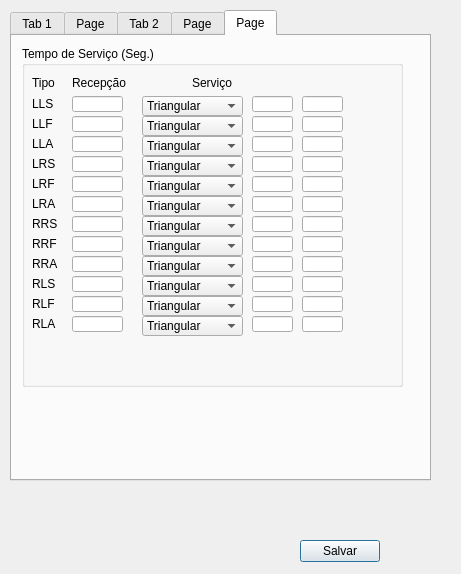
<?xml version="1.0" encoding="UTF-8"?>
<ui version="4.0">
 <class>ChanceVariable</class>
 <widget class="QDialog" name="ChanceVariable">
  <property name="geometry">
   <rect>
    <x>0</x>
    <y>0</y>
    <width>461</width>
    <height>574</height>
   </rect>
  </property>
  <property name="windowTitle">
   <string>Dialog</string>
  </property>
  <widget class="QTabWidget" name="Configurar">
   <property name="geometry">
    <rect>
     <x>10</x>
     <y>10</y>
     <width>421</width>
     <height>471</height>
    </rect>
   </property>
   <property name="toolTip">
    <string>&lt;html&gt;&lt;head/&gt;&lt;body&gt;&lt;p&gt;&lt;br/&gt;&lt;/p&gt;&lt;/body&gt;&lt;/html&gt;</string>
   </property>
   <property name="currentIndex">
    <number>4</number>
   </property>
   <widget class="QWidget" name="Trafego">
    <attribute name="title">
     <string>Tab 1</string>
    </attribute>
    <widget class="QGroupBox" name="groupBox">
     <property name="geometry">
      <rect>
       <x>20</x>
       <y>10</y>
       <width>191</width>
       <height>151</height>
      </rect>
     </property>
     <property name="title">
      <string>Tráfego(%)</string>
     </property>
     <widget class="QLabel" name="label">
      <property name="geometry">
       <rect>
        <x>10</x>
        <y>30</y>
        <width>81</width>
        <height>16</height>
       </rect>
      </property>
      <property name="text">
       <string>Local/Local:</string>
      </property>
     </widget>
     <widget class="QLabel" name="label_2">
      <property name="geometry">
       <rect>
        <x>10</x>
        <y>60</y>
        <width>91</width>
        <height>16</height>
       </rect>
      </property>
      <property name="text">
       <string>Local/Remoto:</string>
      </property>
     </widget>
     <widget class="QLabel" name="label_3">
      <property name="geometry">
       <rect>
        <x>10</x>
        <y>90</y>
        <width>111</width>
        <height>16</height>
       </rect>
      </property>
      <property name="text">
       <string>Remoto/Remoto:</string>
      </property>
     </widget>
     <widget class="QLabel" name="label_4">
      <property name="geometry">
       <rect>
        <x>10</x>
        <y>120</y>
        <width>101</width>
        <height>16</height>
       </rect>
      </property>
      <property name="text">
       <string>Remoto/Local:</string>
      </property>
     </widget>
     <widget class="QLineEdit" name="trafegoLL">
      <property name="geometry">
       <rect>
        <x>120</x>
        <y>30</y>
        <width>41</width>
        <height>20</height>
       </rect>
      </property>
     </widget>
     <widget class="QLineEdit" name="trafegoLR">
      <property name="geometry">
       <rect>
        <x>120</x>
        <y>60</y>
        <width>41</width>
        <height>20</height>
       </rect>
      </property>
     </widget>
     <widget class="QLineEdit" name="trafegoRL">
      <property name="geometry">
       <rect>
        <x>120</x>
        <y>120</y>
        <width>41</width>
        <height>20</height>
       </rect>
      </property>
     </widget>
     <widget class="QLineEdit" name="trafegoRR">
      <property name="geometry">
       <rect>
        <x>120</x>
        <y>90</y>
        <width>41</width>
        <height>20</height>
       </rect>
      </property>
     </widget>
    </widget>
   </widget>
   <widget class="QWidget" name="Taxas">
    <attribute name="title">
     <string>Page</string>
    </attribute>
    <widget class="QGroupBox" name="groupBox_2">
     <property name="geometry">
      <rect>
       <x>10</x>
       <y>10</y>
       <width>341</width>
       <height>211</height>
      </rect>
     </property>
     <property name="title">
      <string>Taxas (%)</string>
     </property>
     <widget class="QLabel" name="label_5">
      <property name="geometry">
       <rect>
        <x>10</x>
        <y>60</y>
        <width>81</width>
        <height>16</height>
       </rect>
      </property>
      <property name="text">
       <string>Local/Local:</string>
      </property>
     </widget>
     <widget class="QLabel" name="label_6">
      <property name="geometry">
       <rect>
        <x>10</x>
        <y>90</y>
        <width>91</width>
        <height>16</height>
       </rect>
      </property>
      <property name="text">
       <string>Local/Remoto:</string>
      </property>
     </widget>
     <widget class="QLabel" name="label_7">
      <property name="geometry">
       <rect>
        <x>10</x>
        <y>120</y>
        <width>111</width>
        <height>16</height>
       </rect>
      </property>
      <property name="text">
       <string>Remoto/Remoto:</string>
      </property>
     </widget>
     <widget class="QLabel" name="label_8">
      <property name="geometry">
       <rect>
        <x>10</x>
        <y>150</y>
        <width>101</width>
        <height>16</height>
       </rect>
      </property>
      <property name="text">
       <string>Remoto/Local:</string>
      </property>
     </widget>
     <widget class="QLineEdit" name="taxaRLS">
      <property name="geometry">
       <rect>
        <x>120</x>
        <y>140</y>
        <width>41</width>
        <height>20</height>
       </rect>
      </property>
     </widget>
     <widget class="QLineEdit" name="taxaRRS">
      <property name="geometry">
       <rect>
        <x>120</x>
        <y>110</y>
        <width>41</width>
        <height>20</height>
       </rect>
      </property>
     </widget>
     <widget class="QLineEdit" name="taxaLRS">
      <property name="geometry">
       <rect>
        <x>120</x>
        <y>80</y>
        <width>41</width>
        <height>20</height>
       </rect>
      </property>
     </widget>
     <widget class="QLabel" name="label_9">
      <property name="geometry">
       <rect>
        <x>120</x>
        <y>30</y>
        <width>59</width>
        <height>14</height>
       </rect>
      </property>
      <property name="text">
       <string>Sucesso</string>
      </property>
     </widget>
     <widget class="QLabel" name="label_10">
      <property name="geometry">
       <rect>
        <x>180</x>
        <y>30</y>
        <width>59</width>
        <height>14</height>
       </rect>
      </property>
      <property name="text">
       <string>Fracasso</string>
      </property>
     </widget>
     <widget class="QLabel" name="label_11">
      <property name="geometry">
       <rect>
        <x>240</x>
        <y>30</y>
        <width>71</width>
        <height>16</height>
       </rect>
      </property>
      <property name="text">
       <string>Adiamento</string>
      </property>
     </widget>
     <widget class="QLineEdit" name="taxaLLS">
      <property name="geometry">
       <rect>
        <x>120</x>
        <y>50</y>
        <width>41</width>
        <height>20</height>
       </rect>
      </property>
     </widget>
     <widget class="QLineEdit" name="taxaRRF">
      <property name="geometry">
       <rect>
        <x>180</x>
        <y>110</y>
        <width>41</width>
        <height>20</height>
       </rect>
      </property>
     </widget>
     <widget class="QLineEdit" name="taxaLRF">
      <property name="geometry">
       <rect>
        <x>180</x>
        <y>80</y>
        <width>41</width>
        <height>20</height>
       </rect>
      </property>
     </widget>
     <widget class="QLineEdit" name="taxaLLF">
      <property name="geometry">
       <rect>
        <x>180</x>
        <y>50</y>
        <width>41</width>
        <height>20</height>
       </rect>
      </property>
     </widget>
     <widget class="QLineEdit" name="taxaRLF">
      <property name="geometry">
       <rect>
        <x>180</x>
        <y>140</y>
        <width>41</width>
        <height>20</height>
       </rect>
      </property>
     </widget>
     <widget class="QLineEdit" name="taxaLLA">
      <property name="geometry">
       <rect>
        <x>240</x>
        <y>50</y>
        <width>41</width>
        <height>20</height>
       </rect>
      </property>
     </widget>
     <widget class="QLineEdit" name="taxaLRA">
      <property name="geometry">
       <rect>
        <x>240</x>
        <y>80</y>
        <width>41</width>
        <height>20</height>
       </rect>
      </property>
     </widget>
     <widget class="QLineEdit" name="taxaRRA">
      <property name="geometry">
       <rect>
        <x>240</x>
        <y>110</y>
        <width>41</width>
        <height>20</height>
       </rect>
      </property>
     </widget>
     <widget class="QLineEdit" name="taxaRLA">
      <property name="geometry">
       <rect>
        <x>240</x>
        <y>140</y>
        <width>41</width>
        <height>20</height>
       </rect>
      </property>
     </widget>
    </widget>
   </widget>
   <widget class="QWidget" name="tab_2">
    <attribute name="title">
     <string>Tab 2</string>
    </attribute>
    <widget class="QGroupBox" name="groupBox_3">
     <property name="geometry">
      <rect>
       <x>10</x>
       <y>10</y>
       <width>331</width>
       <height>101</height>
      </rect>
     </property>
     <property name="title">
      <string>Centro de Serviço</string>
     </property>
     <widget class="QLabel" name="label_12">
      <property name="geometry">
       <rect>
        <x>10</x>
        <y>30</y>
        <width>81</width>
        <height>16</height>
       </rect>
      </property>
      <property name="text">
       <string>Centro 1 :</string>
      </property>
     </widget>
     <widget class="QLabel" name="label_13">
      <property name="geometry">
       <rect>
        <x>10</x>
        <y>60</y>
        <width>91</width>
        <height>16</height>
       </rect>
      </property>
      <property name="text">
       <string>Centro 2:</string>
      </property>
     </widget>
     <widget class="QLineEdit" name="centro1">
      <property name="geometry">
       <rect>
        <x>120</x>
        <y>30</y>
        <width>91</width>
        <height>20</height>
       </rect>
      </property>
     </widget>
     <widget class="QLineEdit" name="centro2">
      <property name="geometry">
       <rect>
        <x>120</x>
        <y>60</y>
        <width>91</width>
        <height>20</height>
       </rect>
      </property>
     </widget>
    </widget>
   </widget>
   <widget class="QWidget" name="tab_4">
    <attribute name="title">
     <string>Page</string>
    </attribute>
    <widget class="QGroupBox" name="groupBox_4">
     <property name="geometry">
      <rect>
       <x>10</x>
       <y>10</y>
       <width>331</width>
       <height>101</height>
      </rect>
     </property>
     <property name="title">
      <string>Tempo entre chegadas</string>
     </property>
     <widget class="QLabel" name="label_14">
      <property name="geometry">
       <rect>
        <x>10</x>
        <y>30</y>
        <width>81</width>
        <height>16</height>
       </rect>
      </property>
      <property name="text">
       <string>Local:</string>
      </property>
     </widget>
     <widget class="QLabel" name="label_15">
      <property name="geometry">
       <rect>
        <x>10</x>
        <y>60</y>
        <width>91</width>
        <height>16</height>
       </rect>
      </property>
      <property name="text">
       <string>Remoto:</string>
      </property>
     </widget>
     <widget class="QLineEdit" name="tempoLocal">
      <property name="geometry">
       <rect>
        <x>80</x>
        <y>30</y>
        <width>91</width>
        <height>20</height>
       </rect>
      </property>
     </widget>
     <widget class="QLineEdit" name="tempoRemoto">
      <property name="geometry">
       <rect>
        <x>80</x>
        <y>60</y>
        <width>91</width>
        <height>20</height>
       </rect>
      </property>
     </widget>
    </widget>
   </widget>
   <widget class="QWidget" name="tab_5">
    <attribute name="title">
     <string>Page</string>
    </attribute>
    <widget class="QGroupBox" name="groupBox_5">
     <property name="geometry">
      <rect>
       <x>10</x>
       <y>10</y>
       <width>381</width>
       <height>341</height>
      </rect>
     </property>
     <property name="title">
      <string>Tempo de Serviço (Seg.)</string>
     </property>
     <widget class="QLabel" name="label_16">
      <property name="geometry">
       <rect>
        <x>10</x>
        <y>30</y>
        <width>59</width>
        <height>14</height>
       </rect>
      </property>
      <property name="text">
       <string>Tipo</string>
      </property>
     </widget>
     <widget class="QLabel" name="label_17">
      <property name="geometry">
       <rect>
        <x>50</x>
        <y>30</y>
        <width>59</width>
        <height>14</height>
       </rect>
      </property>
      <property name="text">
       <string>Recepção</string>
      </property>
     </widget>
     <widget class="QLabel" name="label_18">
      <property name="geometry">
       <rect>
        <x>170</x>
        <y>30</y>
        <width>59</width>
        <height>14</height>
       </rect>
      </property>
      <property name="text">
       <string>Serviço</string>
      </property>
     </widget>
     <widget class="QLabel" name="label_19">
      <property name="geometry">
       <rect>
        <x>10</x>
        <y>50</y>
        <width>31</width>
        <height>16</height>
       </rect>
      </property>
      <property name="text">
       <string>LLS</string>
      </property>
     </widget>
     <widget class="QLabel" name="label_20">
      <property name="geometry">
       <rect>
        <x>10</x>
        <y>70</y>
        <width>31</width>
        <height>16</height>
       </rect>
      </property>
      <property name="text">
       <string>LLF</string>
      </property>
     </widget>
     <widget class="QLabel" name="label_21">
      <property name="geometry">
       <rect>
        <x>10</x>
        <y>150</y>
        <width>31</width>
        <height>16</height>
       </rect>
      </property>
      <property name="text">
       <string>LRA</string>
      </property>
     </widget>
     <widget class="QLabel" name="label_22">
      <property name="geometry">
       <rect>
        <x>10</x>
        <y>130</y>
        <width>31</width>
        <height>16</height>
       </rect>
      </property>
      <property name="text">
       <string>LRF</string>
      </property>
     </widget>
     <widget class="QLabel" name="label_23">
      <property name="geometry">
       <rect>
        <x>10</x>
        <y>110</y>
        <width>31</width>
        <height>16</height>
       </rect>
      </property>
      <property name="text">
       <string>LRS</string>
      </property>
     </widget>
     <widget class="QLabel" name="label_24">
      <property name="geometry">
       <rect>
        <x>10</x>
        <y>90</y>
        <width>31</width>
        <height>16</height>
       </rect>
      </property>
      <property name="text">
       <string>LLA</string>
      </property>
     </widget>
     <widget class="QLabel" name="label_25">
      <property name="geometry">
       <rect>
        <x>10</x>
        <y>270</y>
        <width>31</width>
        <height>16</height>
       </rect>
      </property>
      <property name="text">
       <string>RLA</string>
      </property>
     </widget>
     <widget class="QLabel" name="label_26">
      <property name="geometry">
       <rect>
        <x>10</x>
        <y>250</y>
        <width>31</width>
        <height>16</height>
       </rect>
      </property>
      <property name="text">
       <string>RLF</string>
      </property>
     </widget>
     <widget class="QLabel" name="label_27">
      <property name="geometry">
       <rect>
        <x>10</x>
        <y>230</y>
        <width>31</width>
        <height>16</height>
       </rect>
      </property>
      <property name="text">
       <string>RLS</string>
      </property>
     </widget>
     <widget class="QLabel" name="label_28">
      <property name="geometry">
       <rect>
        <x>10</x>
        <y>210</y>
        <width>31</width>
        <height>16</height>
       </rect>
      </property>
      <property name="text">
       <string>RRA</string>
      </property>
     </widget>
     <widget class="QLabel" name="label_29">
      <property name="geometry">
       <rect>
        <x>10</x>
        <y>190</y>
        <width>31</width>
        <height>16</height>
       </rect>
      </property>
      <property name="text">
       <string>RRF</string>
      </property>
     </widget>
     <widget class="QLabel" name="label_30">
      <property name="geometry">
       <rect>
        <x>10</x>
        <y>170</y>
        <width>31</width>
        <height>16</height>
       </rect>
      </property>
      <property name="text">
       <string>RRS</string>
      </property>
     </widget>
     <widget class="QLineEdit" name="lineEdit_21">
      <property name="geometry">
       <rect>
        <x>50</x>
        <y>50</y>
        <width>51</width>
        <height>16</height>
       </rect>
      </property>
     </widget>
     <widget class="QLineEdit" name="lineEdit_22">
      <property name="geometry">
       <rect>
        <x>50</x>
        <y>190</y>
        <width>51</width>
        <height>16</height>
       </rect>
      </property>
     </widget>
     <widget class="QLineEdit" name="lineEdit_23">
      <property name="geometry">
       <rect>
        <x>50</x>
        <y>170</y>
        <width>51</width>
        <height>16</height>
       </rect>
      </property>
     </widget>
     <widget class="QLineEdit" name="lineEdit_24">
      <property name="geometry">
       <rect>
        <x>50</x>
        <y>150</y>
        <width>51</width>
        <height>16</height>
       </rect>
      </property>
     </widget>
     <widget class="QLineEdit" name="lineEdit_25">
      <property name="geometry">
       <rect>
        <x>50</x>
        <y>130</y>
        <width>51</width>
        <height>16</height>
       </rect>
      </property>
     </widget>
     <widget class="QLineEdit" name="lineEdit_26">
      <property name="geometry">
       <rect>
        <x>50</x>
        <y>110</y>
        <width>51</width>
        <height>16</height>
       </rect>
      </property>
     </widget>
     <widget class="QLineEdit" name="lineEdit_27">
      <property name="geometry">
       <rect>
        <x>50</x>
        <y>90</y>
        <width>51</width>
        <height>16</height>
       </rect>
      </property>
     </widget>
     <widget class="QLineEdit" name="lineEdit_28">
      <property name="geometry">
       <rect>
        <x>50</x>
        <y>70</y>
        <width>51</width>
        <height>16</height>
       </rect>
      </property>
     </widget>
     <widget class="QLineEdit" name="lineEdit_29">
      <property name="geometry">
       <rect>
        <x>50</x>
        <y>270</y>
        <width>51</width>
        <height>16</height>
       </rect>
      </property>
     </widget>
     <widget class="QLineEdit" name="lineEdit_30">
      <property name="geometry">
       <rect>
        <x>50</x>
        <y>250</y>
        <width>51</width>
        <height>16</height>
       </rect>
      </property>
     </widget>
     <widget class="QLineEdit" name="lineEdit_31">
      <property name="geometry">
       <rect>
        <x>50</x>
        <y>230</y>
        <width>51</width>
        <height>16</height>
       </rect>
      </property>
     </widget>
     <widget class="QLineEdit" name="lineEdit_32">
      <property name="geometry">
       <rect>
        <x>50</x>
        <y>210</y>
        <width>51</width>
        <height>16</height>
       </rect>
      </property>
     </widget>
     <widget class="QLineEdit" name="lineEdit_34">
      <property name="geometry">
       <rect>
        <x>280</x>
        <y>50</y>
        <width>41</width>
        <height>16</height>
       </rect>
      </property>
     </widget>
     <widget class="QLineEdit" name="lineEdit_35">
      <property name="geometry">
       <rect>
        <x>280</x>
        <y>70</y>
        <width>41</width>
        <height>16</height>
       </rect>
      </property>
     </widget>
     <widget class="QLineEdit" name="lineEdit_36">
      <property name="geometry">
       <rect>
        <x>230</x>
        <y>50</y>
        <width>41</width>
        <height>16</height>
       </rect>
      </property>
     </widget>
     <widget class="QLineEdit" name="lineEdit_37">
      <property name="geometry">
       <rect>
        <x>280</x>
        <y>90</y>
        <width>41</width>
        <height>16</height>
       </rect>
      </property>
     </widget>
     <widget class="QLineEdit" name="lineEdit_38">
      <property name="geometry">
       <rect>
        <x>280</x>
        <y>130</y>
        <width>41</width>
        <height>16</height>
       </rect>
      </property>
     </widget>
     <widget class="QLineEdit" name="lineEdit_39">
      <property name="geometry">
       <rect>
        <x>280</x>
        <y>110</y>
        <width>41</width>
        <height>16</height>
       </rect>
      </property>
     </widget>
     <widget class="QLineEdit" name="lineEdit_40">
      <property name="geometry">
       <rect>
        <x>230</x>
        <y>190</y>
        <width>41</width>
        <height>16</height>
       </rect>
      </property>
     </widget>
     <widget class="QLineEdit" name="lineEdit_41">
      <property name="geometry">
       <rect>
        <x>230</x>
        <y>170</y>
        <width>41</width>
        <height>16</height>
       </rect>
      </property>
     </widget>
     <widget class="QLineEdit" name="lineEdit_42">
      <property name="geometry">
       <rect>
        <x>230</x>
        <y>110</y>
        <width>41</width>
        <height>16</height>
       </rect>
      </property>
     </widget>
     <widget class="QLineEdit" name="lineEdit_43">
      <property name="geometry">
       <rect>
        <x>230</x>
        <y>70</y>
        <width>41</width>
        <height>16</height>
       </rect>
      </property>
     </widget>
     <widget class="QLineEdit" name="lineEdit_44">
      <property name="geometry">
       <rect>
        <x>230</x>
        <y>150</y>
        <width>41</width>
        <height>16</height>
       </rect>
      </property>
     </widget>
     <widget class="QLineEdit" name="lineEdit_45">
      <property name="geometry">
       <rect>
        <x>230</x>
        <y>130</y>
        <width>41</width>
        <height>16</height>
       </rect>
      </property>
     </widget>
     <widget class="QLineEdit" name="lineEdit_46">
      <property name="geometry">
       <rect>
        <x>230</x>
        <y>90</y>
        <width>41</width>
        <height>16</height>
       </rect>
      </property>
     </widget>
     <widget class="QLineEdit" name="lineEdit_47">
      <property name="geometry">
       <rect>
        <x>280</x>
        <y>150</y>
        <width>41</width>
        <height>16</height>
       </rect>
      </property>
     </widget>
     <widget class="QLineEdit" name="lineEdit_48">
      <property name="geometry">
       <rect>
        <x>280</x>
        <y>170</y>
        <width>41</width>
        <height>16</height>
       </rect>
      </property>
     </widget>
     <widget class="QLineEdit" name="lineEdit_49">
      <property name="geometry">
       <rect>
        <x>280</x>
        <y>190</y>
        <width>41</width>
        <height>16</height>
       </rect>
      </property>
     </widget>
     <widget class="QLineEdit" name="lineEdit_50">
      <property name="geometry">
       <rect>
        <x>230</x>
        <y>210</y>
        <width>41</width>
        <height>16</height>
       </rect>
      </property>
     </widget>
     <widget class="QLineEdit" name="lineEdit_51">
      <property name="geometry">
       <rect>
        <x>280</x>
        <y>210</y>
        <width>41</width>
        <height>16</height>
       </rect>
      </property>
     </widget>
     <widget class="QLineEdit" name="lineEdit_52">
      <property name="geometry">
       <rect>
        <x>280</x>
        <y>230</y>
        <width>41</width>
        <height>16</height>
       </rect>
      </property>
     </widget>
     <widget class="QLineEdit" name="lineEdit_53">
      <property name="geometry">
       <rect>
        <x>230</x>
        <y>230</y>
        <width>41</width>
        <height>16</height>
       </rect>
      </property>
     </widget>
     <widget class="QLineEdit" name="lineEdit_54">
      <property name="geometry">
       <rect>
        <x>230</x>
        <y>270</y>
        <width>41</width>
        <height>16</height>
       </rect>
      </property>
     </widget>
     <widget class="QLineEdit" name="lineEdit_55">
      <property name="geometry">
       <rect>
        <x>280</x>
        <y>270</y>
        <width>41</width>
        <height>16</height>
       </rect>
      </property>
     </widget>
     <widget class="QLineEdit" name="lineEdit_56">
      <property name="geometry">
       <rect>
        <x>230</x>
        <y>250</y>
        <width>41</width>
        <height>16</height>
       </rect>
      </property>
     </widget>
     <widget class="QLineEdit" name="lineEdit_57">
      <property name="geometry">
       <rect>
        <x>280</x>
        <y>250</y>
        <width>41</width>
        <height>16</height>
       </rect>
      </property>
     </widget>
     <widget class="QComboBox" name="comboBoxLLS">
      <property name="geometry">
       <rect>
        <x>120</x>
        <y>50</y>
        <width>101</width>
        <height>20</height>
       </rect>
      </property>
      <property name="currentText">
       <string>Triangular</string>
      </property>
      <property name="currentIndex">
       <number>0</number>
      </property>
      <item>
       <property name="text">
        <string>Triangular</string>
       </property>
      </item>
      <item>
       <property name="text">
        <string>Normal</string>
       </property>
      </item>
      <item>
       <property name="text">
        <string>Uniforme</string>
       </property>
      </item>
     </widget>
     <widget class="QComboBox" name="comboBoxLLF">
      <property name="geometry">
       <rect>
        <x>120</x>
        <y>70</y>
        <width>101</width>
        <height>20</height>
       </rect>
      </property>
      <item>
       <property name="text">
        <string>Triangular</string>
       </property>
      </item>
      <item>
       <property name="text">
        <string>Normal</string>
       </property>
      </item>
      <item>
       <property name="text">
        <string>Uniforme</string>
       </property>
      </item>
     </widget>
     <widget class="QComboBox" name="comboBoxLLA">
      <property name="geometry">
       <rect>
        <x>120</x>
        <y>90</y>
        <width>101</width>
        <height>20</height>
       </rect>
      </property>
      <item>
       <property name="text">
        <string>Triangular</string>
       </property>
      </item>
      <item>
       <property name="text">
        <string>Normal</string>
       </property>
      </item>
      <item>
       <property name="text">
        <string>Uniforme</string>
       </property>
      </item>
     </widget>
     <widget class="QComboBox" name="comboBoxLRS">
      <property name="geometry">
       <rect>
        <x>120</x>
        <y>110</y>
        <width>101</width>
        <height>20</height>
       </rect>
      </property>
      <item>
       <property name="text">
        <string>Triangular</string>
       </property>
      </item>
      <item>
       <property name="text">
        <string>Normal</string>
       </property>
      </item>
      <item>
       <property name="text">
        <string>Uniforme</string>
       </property>
      </item>
     </widget>
     <widget class="QComboBox" name="comboBoxRRS">
      <property name="geometry">
       <rect>
        <x>120</x>
        <y>170</y>
        <width>101</width>
        <height>20</height>
       </rect>
      </property>
      <item>
       <property name="text">
        <string>Triangular</string>
       </property>
      </item>
      <item>
       <property name="text">
        <string>Normal</string>
       </property>
      </item>
      <item>
       <property name="text">
        <string>Uniforme</string>
       </property>
      </item>
     </widget>
     <widget class="QComboBox" name="comboBoxLRF">
      <property name="geometry">
       <rect>
        <x>120</x>
        <y>130</y>
        <width>101</width>
        <height>20</height>
       </rect>
      </property>
      <item>
       <property name="text">
        <string>Triangular</string>
       </property>
      </item>
      <item>
       <property name="text">
        <string>Normal</string>
       </property>
      </item>
      <item>
       <property name="text">
        <string>Uniforme</string>
       </property>
      </item>
     </widget>
     <widget class="QComboBox" name="comboBoxLRA">
      <property name="geometry">
       <rect>
        <x>120</x>
        <y>150</y>
        <width>101</width>
        <height>20</height>
       </rect>
      </property>
      <item>
       <property name="text">
        <string>Triangular</string>
       </property>
      </item>
      <item>
       <property name="text">
        <string>Normal</string>
       </property>
      </item>
      <item>
       <property name="text">
        <string>Uniforme</string>
       </property>
      </item>
     </widget>
     <widget class="QComboBox" name="comboBoxRRF">
      <property name="geometry">
       <rect>
        <x>120</x>
        <y>190</y>
        <width>101</width>
        <height>20</height>
       </rect>
      </property>
      <item>
       <property name="text">
        <string>Triangular</string>
       </property>
      </item>
      <item>
       <property name="text">
        <string>Normal</string>
       </property>
      </item>
      <item>
       <property name="text">
        <string>Uniforme</string>
       </property>
      </item>
     </widget>
     <widget class="QComboBox" name="comboBoxRRA">
      <property name="geometry">
       <rect>
        <x>120</x>
        <y>210</y>
        <width>101</width>
        <height>20</height>
       </rect>
      </property>
      <item>
       <property name="text">
        <string>Triangular</string>
       </property>
      </item>
      <item>
       <property name="text">
        <string>Normal</string>
       </property>
      </item>
      <item>
       <property name="text">
        <string>Uniforme</string>
       </property>
      </item>
     </widget>
     <widget class="QComboBox" name="comboBoxRLS">
      <property name="geometry">
       <rect>
        <x>120</x>
        <y>230</y>
        <width>101</width>
        <height>20</height>
       </rect>
      </property>
      <item>
       <property name="text">
        <string>Triangular</string>
       </property>
      </item>
      <item>
       <property name="text">
        <string>Normal</string>
       </property>
      </item>
      <item>
       <property name="text">
        <string>Uniforme</string>
       </property>
      </item>
     </widget>
     <widget class="QComboBox" name="comboBoxRLF">
      <property name="geometry">
       <rect>
        <x>120</x>
        <y>250</y>
        <width>101</width>
        <height>20</height>
       </rect>
      </property>
      <item>
       <property name="text">
        <string>Triangular</string>
       </property>
      </item>
      <item>
       <property name="text">
        <string>Normal</string>
       </property>
      </item>
      <item>
       <property name="text">
        <string>Uniforme</string>
       </property>
      </item>
     </widget>
     <widget class="QComboBox" name="comboBoxRLA">
      <property name="geometry">
       <rect>
        <x>120</x>
        <y>270</y>
        <width>101</width>
        <height>20</height>
       </rect>
      </property>
      <item>
       <property name="text">
        <string>Triangular</string>
       </property>
      </item>
      <item>
       <property name="text">
        <string>Normal</string>
       </property>
      </item>
      <item>
       <property name="text">
        <string>Uniforme</string>
       </property>
      </item>
     </widget>
    </widget>
   </widget>
  </widget>
  <widget class="QPushButton" name="pushButton">
   <property name="geometry">
    <rect>
     <x>300</x>
     <y>540</y>
     <width>80</width>
     <height>22</height>
    </rect>
   </property>
   <property name="text">
    <string>Salvar</string>
   </property>
  </widget>
 </widget>
 <resources/>
 <connections/>
</ui>
